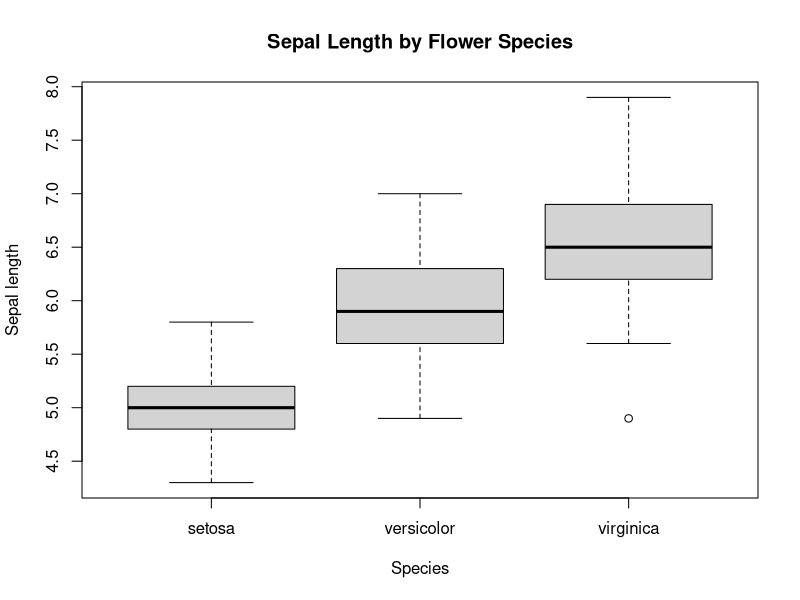
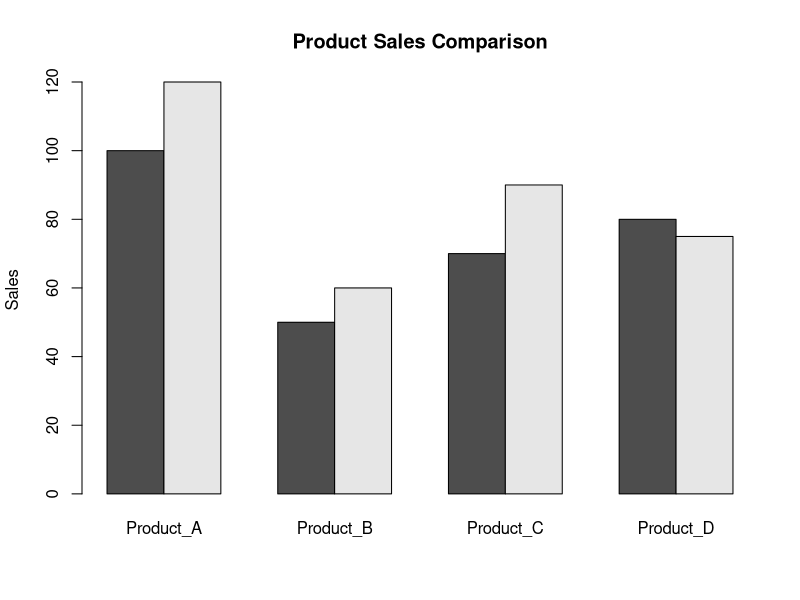
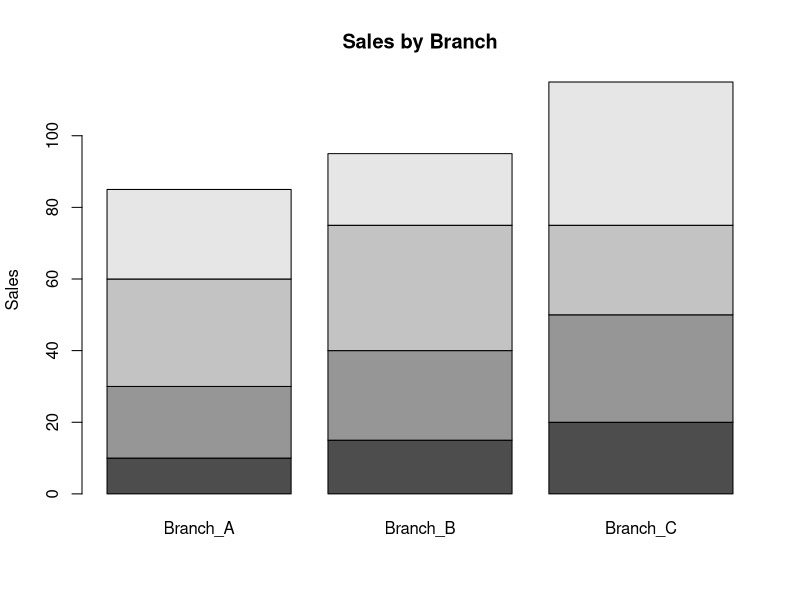
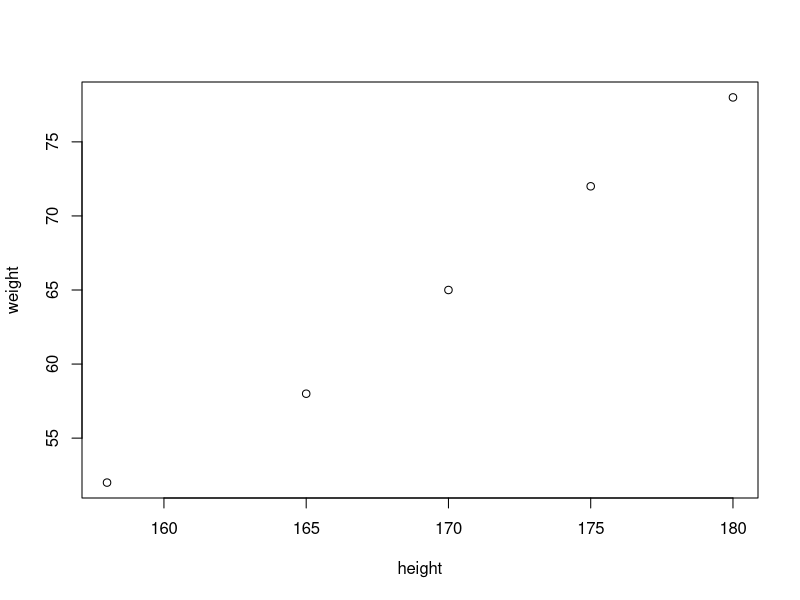
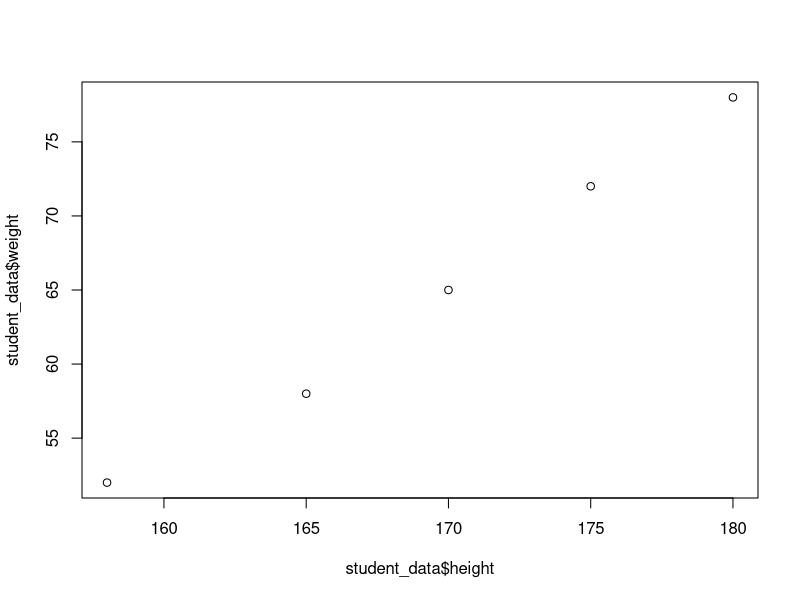
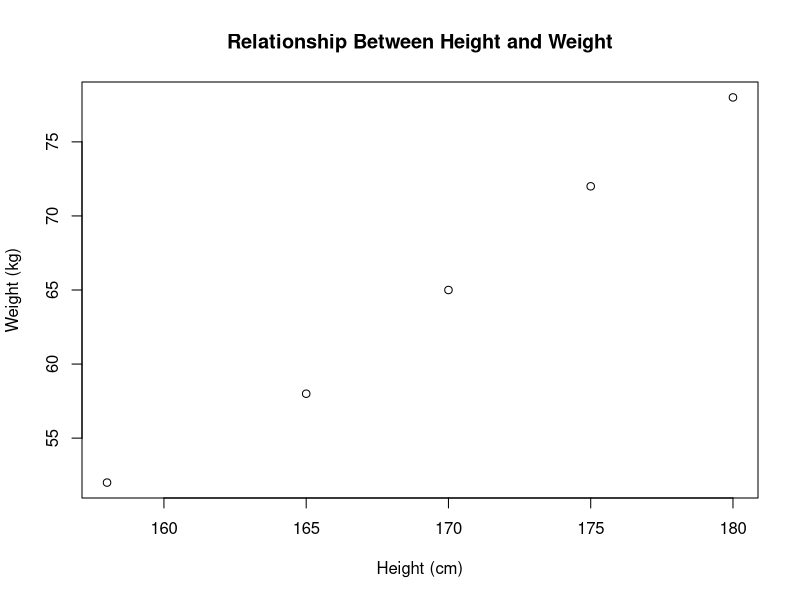
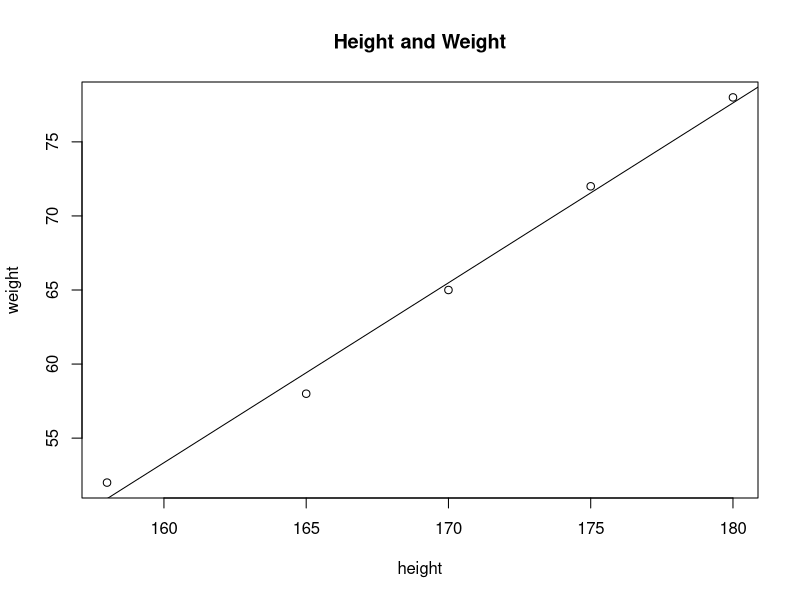
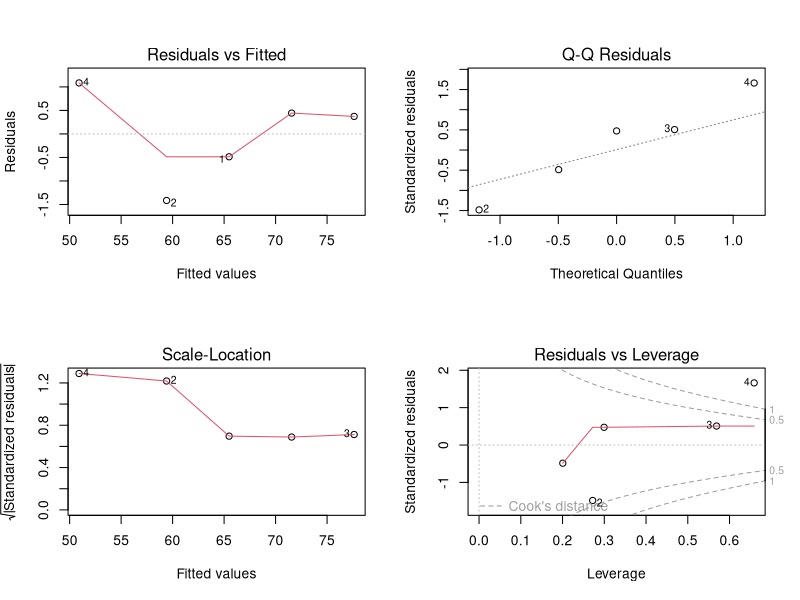

R code for these plots, in order:
## ---- chunk 1
# Basic calculations
20 + 10
50 - 8
30 * 20
90 / 3
6^4
## ---- chunk 2
# Numeric vector
study_hours <- c(2.5, 3, 4, 1.5, 5)
summary(study_hours)

# Calculate the average study time
mean(study_hours)

# Logical vector
passed <- c(TRUE, TRUE, FALSE, TRUE)

# Character vector
students <- c("Marcellin", "Muhoza", "Alice", "Josianne")

# Integer vector
days <- 1:7

# Complex vector
complex_values <- c(4 + 2i, 3 + 2i)

# Check the type of a vector
class(study_hours)
## ---- chunk 3
# Create a matrix with 2 rows and 3 columns
x <- matrix(1:6, nrow = 2, ncol = 3)
x

# Create another matrix
y <- matrix(1:6, nrow = 3, ncol = 2)
y

# Multiply the two matrices
x %*% y
## ---- chunk 4
# Create a list with different types of information
student_info <- list(
  name = "Marcellin",
  age = 25,
  registered = TRUE,
  score = 80 + 2i
)

student_info

# Access the student's name
student_info[[1]]
## ---- chunk 5
# Record whether students completed an assignment
assignment_status <- factor(
  c("Completed", "Completed", "Not completed", "Completed", "Not completed")
)

assignment_status
levels(assignment_status)
## ---- chunk 6
# Create a vector with one missing value
scores <- c(60, 84, NA, 85, 78)

# Identify the missing value
is.na(scores)

# Remove missing values when calculating the average
mean(scores, na.rm = TRUE)
## ---- chunk 7
# Check which rows have complete information
height <- c(160, 155, NA, 140, 185)
weight <- c(68, 58, 70, NA, 70)

complete.cases(height, weight)
## ---- chunk 8
# Numbers become characters when text is included
mixed_values <- c(10, 20, "thirty")
mixed_values

# TRUE is counted as 1 and FALSE as 0
sum(c(TRUE, TRUE, FALSE, TRUE))
## ---- chunk 9
# Create information about five students
student_id <- 1:5
student_name <- c("Eric", "Aline", "Patrick", "Diane", "Claude")
height <- c(170, 165, 180, 158, 175)
weight <- c(65, 58, 78, 52, 72)
gender <- c("M", "F", "M", "F", "M")

# Combine the columns into one data frame
student_data <- data.frame(
  student_id, student_name, gender, height, weight
)

student_data
## ---- chunk 10
# List datasets available in R
data()

# Load the airquality dataset
data("airquality")

# Check its variables and structure
variable.names(airquality)
str(airquality)
head(airquality)
## ---- chunk 11
# Display the student dataset
student_data

# Check the summary of each variable
summary(student_data)

# Check the structure
str(student_data)

# Count rows and columns
nrow(student_data)
ncol(student_data)

# Count the number of weight values
length(student_data$weight)
## ---- chunk 12
# Select rows 2 to 4
student_data[2:4, ]

# Select only the weight column
student_data$weight

# Select the height column using its position
student_data[, 4]

# Select all columns except student_id
student_data[, -1]
## ---- chunk 13
# Summarize the weight variable
summary(student_data$weight)

# Calculate the mean and standard deviation of height
mean(student_data$height)
sd(student_data$height)

# Calculate the mean and standard deviation of weight
mean(student_data$weight)
sd(student_data$weight)

# Calculate the average of each row
apply(student_data[, c("height", "weight")], 1, mean)

# Calculate the standard deviation of each column
apply(student_data[, c("height", "weight")], 2, sd)
## ---- chunk 14
# Load the iris dataset
data("iris")

# View the first rows
head(iris)

# Calculate the average petal length
mean(iris$Petal.Length)
## ---- chunk 15
# Average petal length for each species
by(iris$Petal.Length, iris$Species, mean)

# Standard deviation for each species
by(iris$Petal.Length, iris$Species, sd)

# Full summary for each species
by(iris$Petal.Length, iris$Species, summary)
## ---- chunk 16
# Compare sepal length across flower species
boxplot(
  Sepal.Length ~ Species,
  data = iris,
  main = "Sepal Length by Flower Species",
  xlab = "Species",
  ylab = "Sepal length"
)
## ---- chunk 17
# Convert the dataset into a data frame
admissions <- data.frame(UCBAdmissions)

# View the first rows
head(admissions)

# Create a table of gender and admission outcome
admission_table <- xtabs(Freq ~ Gender + Admit, data = admissions)
admission_table

# Calculate admission proportions for each gender
prop.table(admission_table, 1)
## ---- chunk 18
# Create a small dataset of monthly sales
sales <- data.frame(
  Product_A = c(100, 120),
  Product_B = c(50, 60),
  Product_C = c(70, 90),
  Product_D = c(80, 75)
)

# Draw bars side by side
barplot(
  as.matrix(sales),
  beside = TRUE,
  main = "Product Sales Comparison",
  ylab = "Sales"
)
## ---- chunk 19
# Create another dataset for four branches
branch_sales <- data.frame(
  Branch_A = c(10, 20, 30, 25),
  Branch_B = c(15, 25, 35, 20),
  Branch_C = c(20, 30, 25, 40)
)

# Compare sales across branches
barplot(
  as.matrix(branch_sales),
  main = "Sales by Branch",
  ylab = "Sales"
)
## ---- chunk 20
# Plot weight against height
plot(weight ~ height, data = student_data)

# Create the same plot using column names
plot(student_data$height, student_data$weight)

# Add a title to the graph
plot(
  student_data$height,
  student_data$weight,
  main = "Relationship Between Height and Weight",
  xlab = "Height (cm)",
  ylab = "Weight (kg)"
)
## ---- chunk 21
# Calculate the correlation between height and weight
cor(student_data$height, student_data$weight)
## ---- chunk 22
# Estimate weight using height
weight_model <- lm(weight ~ height, data = student_data)

# Display the model results
summary(weight_model)
## ---- chunk 23
# Plot the observations
plot(
  weight ~ height,
  data = student_data,
  main = "Height and Weight"
)

# Add the fitted straight line
abline(weight_model)
## ---- chunk 24
# Display diagnostic plots for the model
par(mfrow = c(2, 2))
plot(weight_model)
par(mfrow = c(1, 1))
## ---- chunk 25
# Add a smooth line to the scatter plot
plot(weight ~ height, data = student_data)
abline(weight_model)
lines(
  lowess(student_data$height, student_data$weight),
  col = "pink"
)
## ---- chunk 26
# Calculate BMI using height in metres
student_data$BMI <- round(
  student_data$weight / (student_data$height / 100)^2,
  digits = 2
)

# Display the dataset with BMI
student_data

# Display the first and last rows
head(student_data, n = 3)
tail(student_data, n = 3)

# Summarize BMI
summary(student_data$BMI)

# Display BMI values in a stem-and-leaf plot
stem(student_data$BMI)
## ---- chunk 27
# Get today's date
today <- Sys.Date()
today

# Display the month, day and year
format(today, format = "%B %d %Y")

# Display the day of the week
format(today, format = "%A")

# Calculate the difference between two dates
course_start <- as.Date("2026-10-18")
course_end <- as.Date("2026-12-18")

course_end - course_start
## ---- chunk 28
# Create the survey information
manager_id <- 1:6
country <- c("Rwanda", "Rwanda", "Kenya", "Kenya", "Uganda", "Uganda")
gender <- c("M", "F", "F", "M", "F", "M")
age <- c(29, 42, 31, 38, 99, 34)

# Answers to five leadership questions
q1 <- c(5, 3, 4, 3, 2, 4)
q2 <- c(4, 5, 5, 3, 2, 4)
q3 <- c(5, 2, 4, 4, 1, 5)
q4 <- c(5, 5, 4, NA, 2, 4)
q5 <- c(4, 5, 3, NA, 1, 5)

# Combine the information into a data frame
leadership <- data.frame(
  manager_id, country, gender, age,
  q1, q2, q3, q4, q5
)

leadership
str(leadership)
names(leadership)
## ---- chunk 29
# Replace 99 with NA
leadership$age[leadership$age == 99] <- NA

# Check missing values
is.na(leadership)

# Remove rows that contain missing values
complete_leadership <- na.omit(leadership)

complete_leadership
## ---- chunk 30
# Create an empty age category column
leadership$age_group <- NA_character_

# Categorize participants by age
leadership$age_group[leadership$age < 35] <- "Young"

leadership$age_group[
  leadership$age >= 35 & leadership$age <= 75
] <- "Middle aged"

leadership$age_group[leadership$age > 75] <- "Elder"

leadership
## ---- chunk 31
# Calculate the total score for each participant
leadership$total_score <- rowSums(
  leadership[, c("q1", "q2", "q3", "q4", "q5")],
  na.rm = TRUE
)

leadership
## ---- chunk 32
# Show the order of participants by age
order(leadership$age)

# Sort participants from youngest to oldest
sorted_leadership <- leadership[order(leadership$age), ]

sorted_leadership
## ---- chunk 33
# Create another dataset with the same manager IDs
department_info <- data.frame(
  manager_id = 1:6,
  department = c("Finance", "HR", "IT", "Operations", "Finance", "IT")
)

# Join both datasets using manager_id
leadership_full <- merge(
  leadership,
  department_info,
  by = "manager_id"
)

leadership_full
## ---- chunk 34
# Select only the five question columns
question_data <- leadership[, c("q1", "q2", "q3", "q4", "q5")]
question_data

# Remove manager_id and country
reduced_data <- leadership[, -c(1, 2)]
reduced_data
## ---- chunk 35
# Access the age column using $
leadership$age

# Access the fourth column using its position
leadership[[4]]

# Access selected rows
leadership[c(1, 3, 5), ]
## ---- chunk 36
# Select participants who are male and older than 30
male_managers <- subset(
  leadership,
  gender == "M" & age > 30
)

male_managers

# Select participants aged 35 or older or younger than 30
selected_managers <- subset(
  leadership,
  age >= 35 | age < 30,
  select = c(q1, q2, q3, q4, q5)
)

selected_managers
